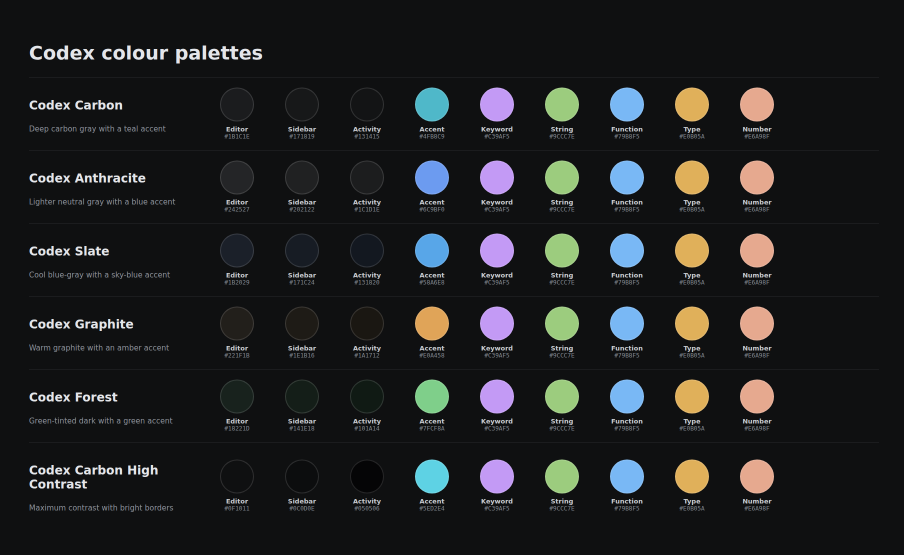
#> input picture assets/palettes.png, 1808 x 1110 px (shown at 1/2 size)
$ python recolor-icon.py ../assets/palettes.png
#> lines starting #> are read from the running program, lines starting #| are printed output that depends on the picture
#!/usr/bin/env python3
"""Recolor a PNG icon to a new colour while keeping its shading and transparency.

Usage:
    python3 scripts/recolor-icon.py icon.png --color "#39FF14" --out icon-green.png --size 256

Requires: pip install pillow numpy matplotlib
"""
import argparse, colorsys
import numpy as np
from PIL import Image
from matplotlib.colors import rgb_to_hsv, hsv_to_rgb


def recolor(path, hex_color, out, size=None):
#> called with path = '../assets/palettes.png', hex_color = '#39FF14', out = 'icon-recolored.png'
    h = hex_color.lstrip("#")
    r, g, b = (int(h[i:i + 2], 16) / 255 for i in (0, 2, 4))
    target_h, target_s, _ = colorsys.rgb_to_hsv(r, g, b)

    img = np.array(Image.open(path).convert("RGBA")).astype(float) / 255
    rgb, alpha = img[..., :3], img[..., 3:]
#> alpha: shape (1110, 1808, 1) float64; every value is 1

    hsv = rgb_to_hsv(rgb)
#> hsv: shape (1110, 1808, 3) float64; mean of channels 0, 1, 2 0.561, 0.151, 0.14
    hsv[..., 0] = target_h                 # swap the hue
#> hsv: shape (1110, 1808, 3) float64; mean of channels 0, 1, 2 0.307, 0.151, 0.14
    hsv[..., 1] = hsv[..., 1] * target_s   # scale saturation so pure colour -> target
#> hsv: shape (1110, 1808, 3) float64; mean of channels 0, 1, 2 0.307, 0.139, 0.14
    # value (brightness) is untouched, so shadows and gradients are preserved

    result = np.concatenate([hsv_to_rgb(hsv), alpha], axis=-1)
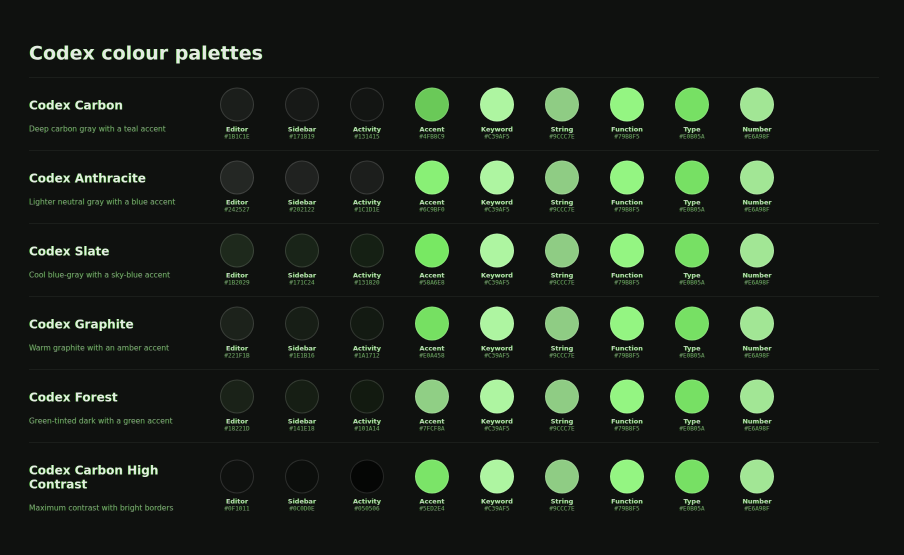
#> result: shape (1110, 1808, 4) float64 (shown at 1/2 size); mean R, G, B, A 0.109, 0.14, 0.104, 1
    result = Image.fromarray((result * 255).round().astype("uint8"), "RGBA")
#> result: PIL image 1808x1110 RGBA
    if size:
        result = result.resize((size, size), Image.LANCZOS)
    result.save(out)
    print(f"Saved {out} ({result.size[0]}x{result.size[1]})")
#| Saved icon-recolored.png (1808x1110)


if __name__ == "__main__":
    p = argparse.ArgumentParser(description=__doc__, formatter_class=argparse.RawDescriptionHelpFormatter)
    p.add_argument("input", help="source PNG")
    p.add_argument("--color", default="#39FF14", help="target colour, e.g. #39FF14")
    p.add_argument("--out", default="icon-recolored.png", help="output file")
    p.add_argument("--size", type=int, help="optional square size, e.g. 256")
    a = p.parse_args()
    recolor(a.input, a.color, a.out, a.size)
